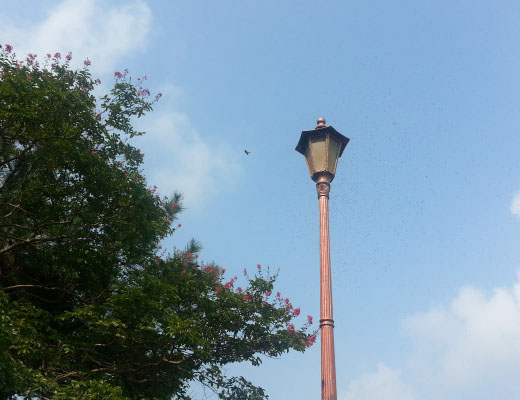
//> input picture OPENCV_study/image/bit_test.jpg, 520 x 400 px
$ ./background_logo   (built with g++ and OpenCV 4, the #if around main switched on)
//> lines starting //> are read from the running program, lines starting //| are printed output that depends on the picture; after the words box and inside, x2 and y2 are one past the last pixel; in counts of white or black regions, pixels touching at a corner belong together; pictures that were not available may be replaced by others from this repository, and a replacement may not be noted
#if 0
#include <opencv2/opencv.hpp>
using namespace cv;
using namespace std;
int main()
{
	Mat image = imread("../image/bit_test.jpg", IMREAD_COLOR);
//> image is the input picture: 400 rows x 520 cols, CV_8UC3; mean B, G, R 162.2, 145.2, 119.8
	Mat logo = imread("../image/logo.jpg", IMREAD_COLOR);
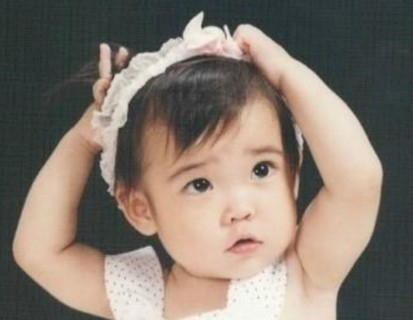
//> input picture OPENCV_study/image/7 Color.jpg, 413 x 320 px, given in place of logo.jpg, which was not available
//> logo is the input picture: 320 rows x 413 cols, CV_8UC3; mean B, G, R 110.6, 121.2, 132.6
	CV_Assert(image.data && logo.data);			// 예외처리
	Mat logo_th, masks[5], background, foreground, dst;		// 결과 행렬

	threshold(logo, logo_th, 70, 255, THRESH_BINARY); // 로고 영상 이진화
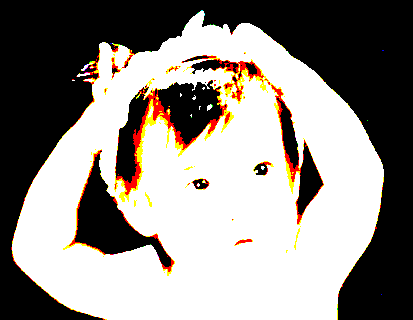
//> logo_th: 320 rows x 413 cols, CV_8UC3; mean B, G, R 134.8, 139.7, 144.9
	split(logo_th, masks);						// 로고영상 채널 분리
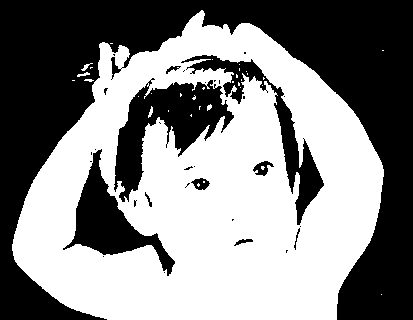
//> masks[0]: 320 rows x 413 cols, CV_8UC1; 52.8% white; 32 black regions (22 under 20 px), largest, box (x1, y1, x2, y2) and area: (0, 0, 413, 320) 48079, (114, 78, 234, 202) 5960, (63, 149, 175, 276) 4113
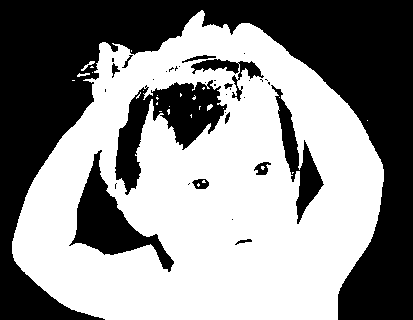
//> masks[1]: 320 rows x 413 cols, CV_8UC1; 54.8% white; 35 black regions (22 under 20 px), largest, box (x1, y1, x2, y2) and area: (0, 0, 413, 320) 47608, (115, 80, 227, 195) 4930, (69, 150, 174, 272) 3882
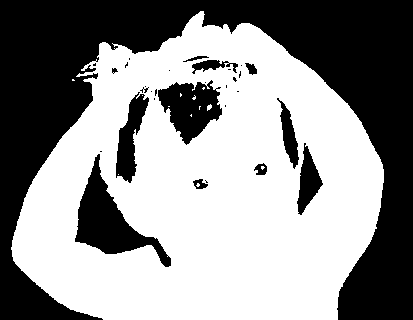
//> masks[2]: 320 rows x 413 cols, CV_8UC1; 56.8% white; 31 black regions (18 under 20 px), largest, box (x1, y1, x2, y2) and area: (0, 0, 413, 320) 47369, (75, 154, 171, 267) 3571, (158, 80, 222, 145) 2429

	bitwise_or(masks[0], masks[1], masks[3]);	// 전경통과 마스크
//> masks[3]: 320 rows x 413 cols, CV_8UC1; 54.8% white; 35 black regions (22 under 20 px), largest, box (x1, y1, x2, y2) and area: (0, 0, 413, 320) 47592, (115, 80, 227, 195) 4930, (69, 150, 174, 272) 3879
	bitwise_or(masks[2], masks[3], masks[3]);
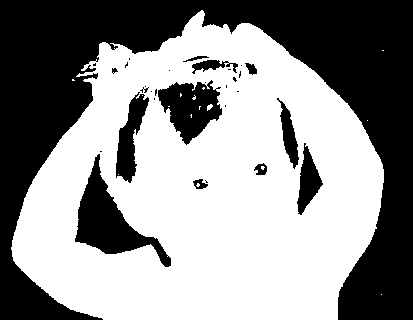
//> masks[3]: 320 rows x 413 cols, CV_8UC1; 56.9% white; 31 black regions (18 under 20 px), largest, box (x1, y1, x2, y2) and area: (0, 0, 413, 320) 47334, (75, 154, 171, 267) 3568, (158, 80, 222, 145) 2425
	bitwise_not(masks[3], masks[4]);			// 배경통과 마스크

	Point center1 = image.size() / 2;			// 영상 중심좌표
//> center1 = Point(260, 200)
	Point center2 = logo.size() / 2;;			// 로고 중심좌표
//> center2 = Point(206, 160)
	Point start = center1 - center2;
//> start = Point(54, 40)
	Rect roi(start, logo.size());				// 로고가 위치할 관심영역
//> roi = Rect(54, 40, 413, 320)

												//비트곱과 마스킹을 이용한 관심 영역의 복사
//> (the run ends here: the program needs code that is not available in this run, at `bitwise_and(logo, lo go, foreground, masks[3]);`)
